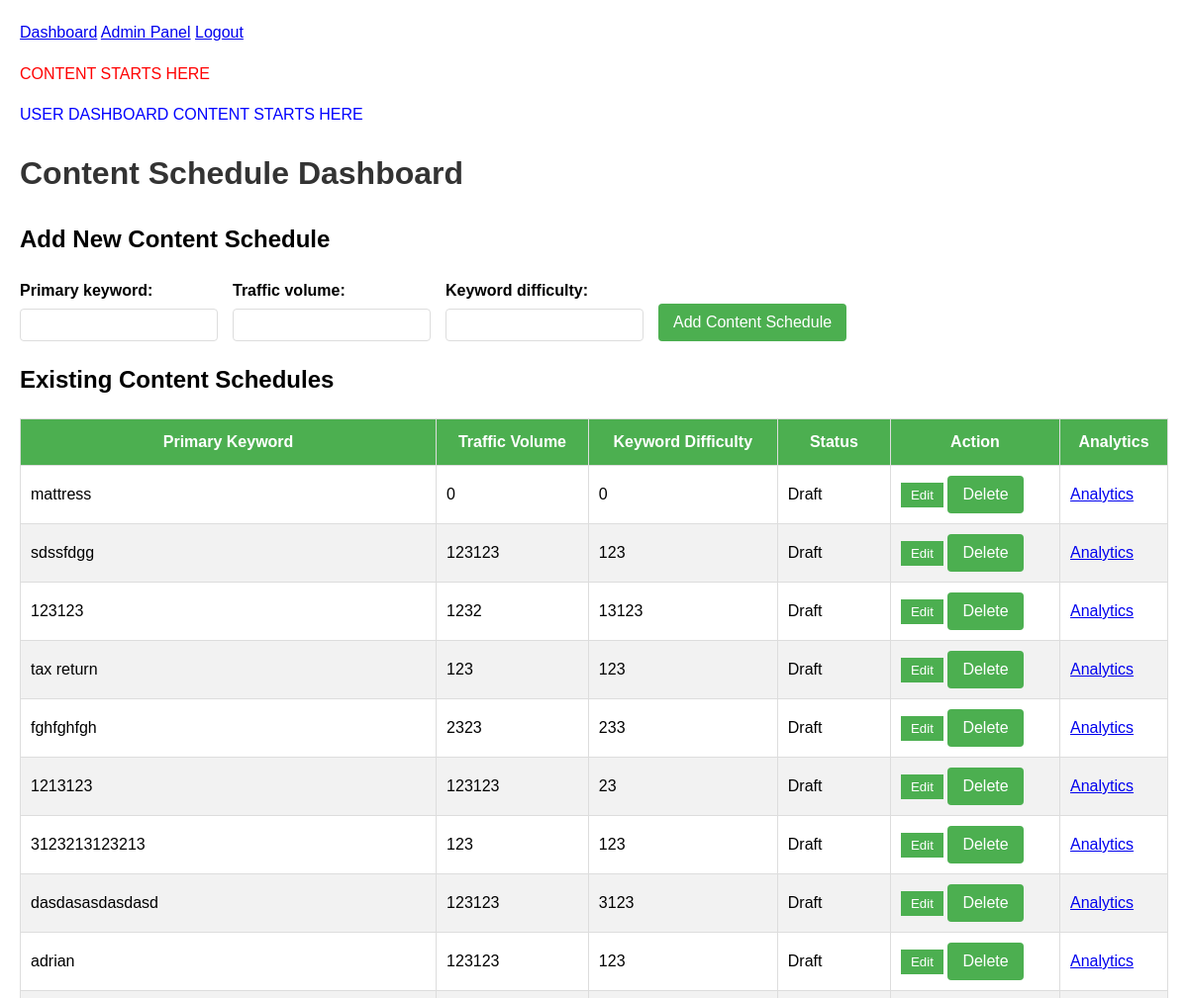
The app's page / (signed in, upper part), older data.
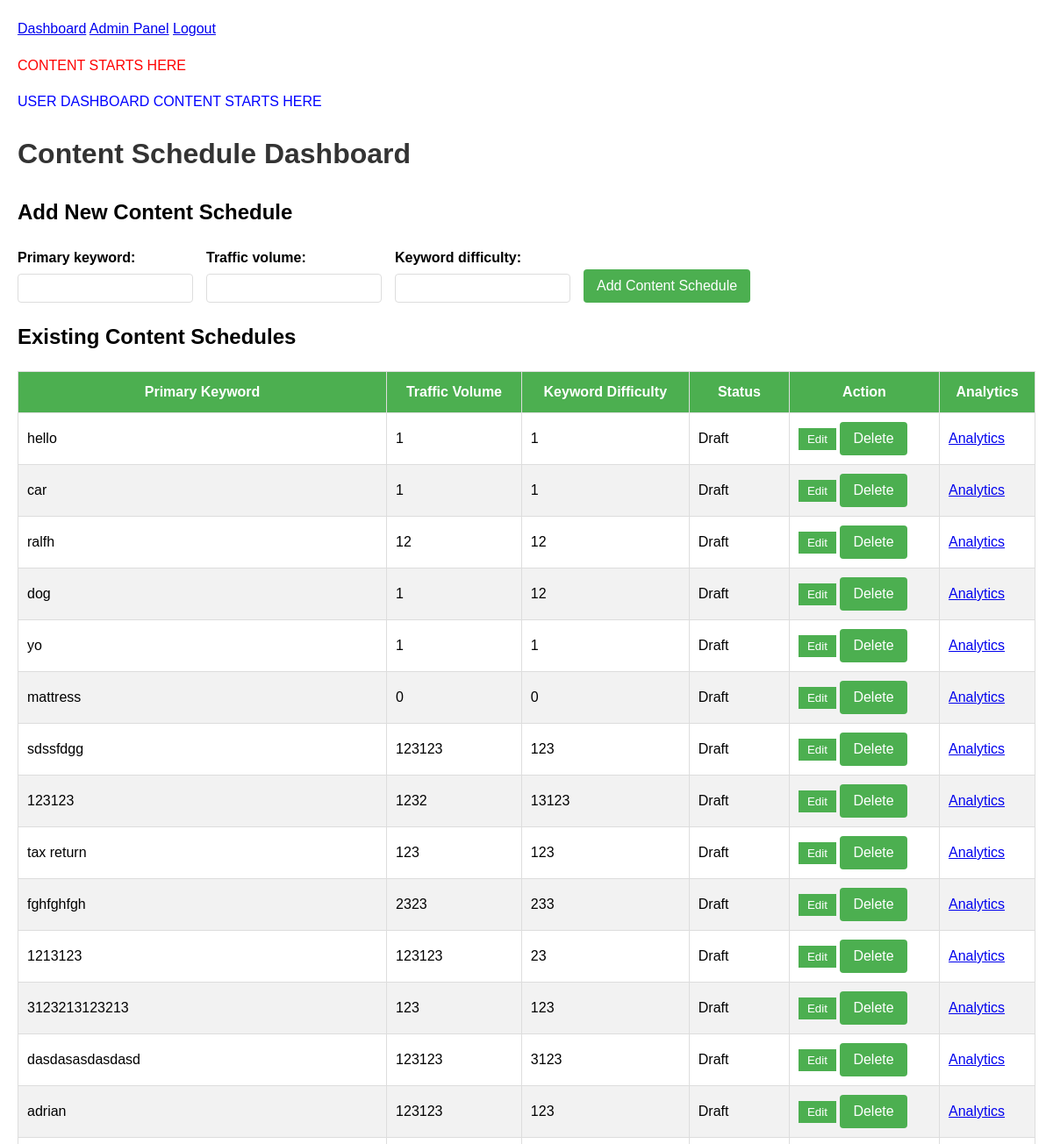
The same page, newer data.
### scheduler/models.py (models this page shows, shortened)
class ContentSchedule(models.Model):
    STATUS_CHOICES = [
        ('draft', 'Draft'),
        ('scheduled', 'Scheduled'),
        ('published', 'Published'),
        ('failed', 'Failed'),
    ]
    user = models.ForeignKey(User, on_delete=models.CASCADE)
    primary_keyword = models.CharField(max_length=255)
    traffic_volume = models.PositiveIntegerField()
    keyword_difficulty = models.PositiveIntegerField()
    article_status = models.CharField(max_length=10, choices=STATUS_CHOICES, default='draft')
    created_at = models.DateTimeField(auto_now_add=True)
    updated_at = models.DateTimeField(auto_now=True)
    class Meta:
        verbose_name = 'Content Schedule'
        verbose_name_plural = 'Content Schedules'

### scheduler/views.py (the view)
# urls.py: path('', views.user_dashboard, name='user_dashboard'),
@login_required
def user_dashboard(request):
    if request.method == 'POST':
        if 'delete' in request.POST:
            schedule_id = request.POST.get('delete')
            schedule = get_object_or_404(ContentSchedule, id=schedule_id, user=request.user)
            schedule.delete()
            messages.success(request, 'Content schedule deleted successfully.')
        elif 'update' in request.POST:
            schedule_id = request.POST.get('update')
            schedule = get_object_or_404(ContentSchedule, id=schedule_id, user=request.user)
            form = ContentScheduleForm(request.POST, instance=schedule)
            if form.is_valid():
                form.save()
                messages.success(request, 'Content schedule updated successfully.')
        else:
            form = ContentScheduleForm(request.POST)
            if form.is_valid():
                content_schedule = form.save(commit=False)
                content_schedule.user = request.user
                content_schedule.save()
                messages.success(request, 'New content schedule added successfully.')
        return redirect('user_dashboard')
    else:
        form = ContentScheduleForm()
    schedules = ContentSchedule.objects.filter(user=request.user).order_by('-created_at')
    return render(request, 'scheduler/user_dashboard.html', {'form': form, 'schedules': schedules})

### scheduler/forms.py
class ContentScheduleForm(forms.ModelForm):
    class Meta:
        model = ContentSchedule
        fields = ['primary_keyword', 'traffic_volume', 'keyword_difficulty']
        widgets = {
            'primary_keyword': forms.TextInput(attrs={'required': True}),
            'traffic_volume': forms.NumberInput(attrs={'required': True}),
            'keyword_difficulty': forms.NumberInput(attrs={'required': True}),
        }

### scheduler/templates/scheduler/user_dashboard.html (shortened to what this page needs)
{% extends 'base.html' %}
{% load custom_filters %}
{% block content %}
<p style="color: blue;">USER DASHBOARD CONTENT STARTS HERE</p>
<h1>Content Schedule Dashboard</h1>
<h2>Add New Content Schedule</h2>
<form method="post">
    <div class="form-group">
        <label for="{{ form.primary_keyword.id_for_label }}">Primary keyword:</label>
        {{ form.primary_keyword }}
    </div>
    <div class="form-group">
        <label for="{{ form.traffic_volume.id_for_label }}">Traffic volume:</label>
        {{ form.traffic_volume }}
    </div>
    <div class="form-group">
        <label for="{{ form.keyword_difficulty.id_for_label }}">Keyword difficulty:</label>
        {{ form.keyword_difficulty }}
    </div>
    <button type="submit">Add Content Schedule</button>
</form>
<h2>Existing Content Schedules</h2>
<table>
    <thead>
        <tr>
            <th>Primary Keyword</th>
            <th>Traffic Volume</th>
            <th>Keyword Difficulty</th>
            <th>Status</th>
            <th>Action</th>
            <th>Analytics</th>
        </tr>
    </thead>
    <tbody>
        {% for schedule in schedules %}
        <tr>
            <form method="post" action="{% url 'user_dashboard' %}">
                <td>
                    <span class="editable-text">{{ schedule.primary_keyword }}</span>
                </td>
                <td>
                    <span class="editable-text">{{ schedule.traffic_volume }}</span>
                </td>
                <td>
                    <span class="editable-text">{{ schedule.keyword_difficulty }}</span>
                </td>
                <td>{{ schedule.get_article_status_display }}</td>
                <td>
                    <button type="button" class="edit-btn">Edit</button>
                    <button type="submit" name="delete" value="{{ schedule.id }}" onclick="return confirm('Are you sure you want to delete this schedule?');">Delete</button>
                </td>
                <td>
                    <a href="{% url 'keyword_analytics' schedule.id %}" class="analytics-btn">Analytics</a>
                </td>
            </form>
        </tr>
        {% endfor %}
    </tbody>
</table>
{% endblock %}

### templates/base.html (shortened to what this page needs)
{% load static %}
<!DOCTYPE html>
<html lang="en">
<head>
    <link rel="stylesheet" type="text/css" href="{% static 'css/styles.css' %}">
</head>
<body>
    <nav>
        <a href="{% url 'user_dashboard' %}">Dashboard</a>
        {% if user.is_authenticated %}
            {% if user.is_staff %}
                <a href="{% url 'admin:index' %}">Admin Panel</a>
            {% endif %}
            <a href="{% url 'logout' %}">Logout</a>
        {% else %}
            <a href="{% url 'admin:login' %}">Admin Login</a>
        {% endif %}
    </nav>
    <p style="color: red;">CONTENT STARTS HERE</p>
    {% block content %}
    {% endblock %}
</body>
</html>

### static/css/styles.css (style rules this page uses)
body { font-family: Arial, sans-serif; line-height: 1.6; margin: 0; padding: 20px; }
h1 { color: #333; }
table { width: 100%; border-collapse: collapse; }
th, td { padding: 10px; border: 1px solid #ddd; }
th { background-color: #f2f2f2; }
form { max-width: 100%; margin: 20px 0; display: flex; flex-wrap: wrap; align-items: flex-end; gap: 15px; }
label { display: block; margin-bottom: 5px; font-weight: bold; }
input[type="text"], input[type="number"] { width: 200px; padding: 8px; margin-bottom: 0; border: 1px solid #ddd; border-radius: 4px; box-sizing: border-box; }
.form-group { display: flex; flex-direction: column; }
input[type="submit"], button[type="submit"] { background-color: #4CAF50; color: white; padding: 10px 15px; border: none; border-radius: 4px; cursor: pointer; font-size: 16px; height: 38px; align-self: flex-end; }
table { margin-top: 20px; }
th { background-color: #4CAF50; color: white; }
tr:nth-child(even) { background-color: #f2f2f2; }
.edit-btn, .update-btn { background-color: #4CAF50; color: white; border: none; padding: 5px 10px; cursor: pointer; }

Row changes from the older to the newer data that the page shows:
added ContentSchedule: primary_keyword "hello", traffic_volume "1", keyword_difficulty "1", article_status "Draft", {{ schedule.id }} 50 (drawn)
added ContentSchedule: primary_keyword "car", traffic_volume "1", keyword_difficulty "1", article_status "Draft", {{ schedule.id }} 49 (drawn)
added ContentSchedule: primary_keyword "ralfh", traffic_volume "12", keyword_difficulty "12", article_status "Draft", {{ schedule.id }} 48 (drawn)
added ContentSchedule: primary_keyword "dog", traffic_volume "1", keyword_difficulty "12", article_status "Draft", {{ schedule.id }} 47 (drawn)
added ContentSchedule: primary_keyword "yo", traffic_volume "1", keyword_difficulty "1", article_status "Draft", {{ schedule.id }} 46 (drawn)
